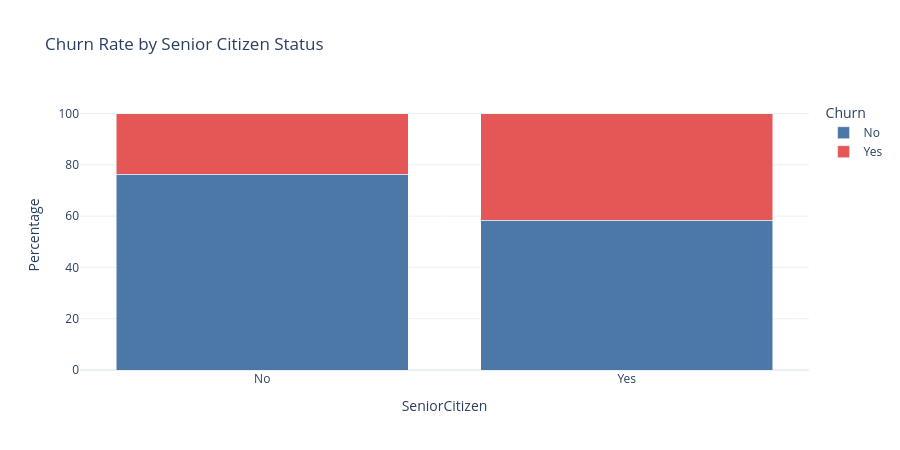

Notebook source saved alongside this figure:
### Markdown cell above
### Are senior citizens more likely to churn?

### Code cell
senior = (
    pd.crosstab(
        df["SeniorCitizen"],
        df["Churn"],
        normalize="index"
    ) * 100
).reset_index()

senior["SeniorCitizen"] = senior["SeniorCitizen"].map({
    0:"No",
    1:"Yes"
})

senior = senior.melt(
    id_vars="SeniorCitizen",
    var_name="Churn",
    value_name="Percentage"
)

fig = px.bar(
    senior,
    x="SeniorCitizen",
    y="Percentage",
    color="Churn",
    barmode="stack",
    title="Churn Rate by Senior Citizen Status",
    color_discrete_sequence=["#4C78A8", "#E45756"]
)

fig.update_layout(
    template="plotly_white",
    height=450
)

fig.show()

### Figure 1 — Plotly figure (JSON) as saved in the notebook; plotly's stock layout.template omitted (floating-point values rounded to 4 significant figures)
{"data": [{"hovertemplate": "Churn=No<br>SeniorCitizen=%{x}<br>Percentage=%{y}<extra></extra>", "legendgroup": "No", "marker": {"color": "#4C78A8", "pattern": {"shape": ""}}, "name": "No", "orientation": "v", "showlegend": true, "textposition": "auto", "type": "bar", "x": ["No", "Yes"], "xaxis": "x", "y": [76.39, 58.32], "yaxis": "y"}, {"hovertemplate": "Churn=Yes<br>SeniorCitizen=%{x}<br>Percentage=%{y}<extra></extra>", "legendgroup": "Yes", "marker": {"color": "#E45756", "pattern": {"shape": ""}}, "name": "Yes", "orientation": "v", "showlegend": true, "textposition": "auto", "type": "bar", "x": ["No", "Yes"], "xaxis": "x", "y": [23.61, 41.68], "yaxis": "y"}], "layout": {"barmode": "stack", "height": 450, "legend": {"title": {"text": "Churn"}, "tracegroupgap": 0}, "title": {"text": "Churn Rate by Senior Citizen Status"}, "xaxis": {"anchor": "y", "domain": [0, 1], "title": {"text": "SeniorCitizen"}}, "yaxis": {"anchor": "x", "domain": [0, 1], "title": {"text": "Percentage"}}}}
